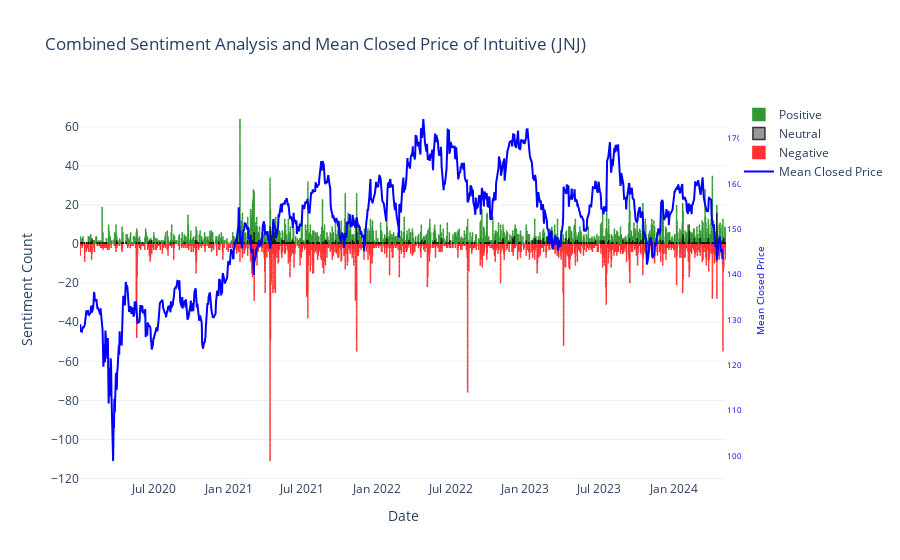

The notebook cell saved with this chart:
### Markdown cell above
### Johnson & Johnson

### Code cell
company = 'JNJ'

# Query data from database
senti_query = f"SELECT a.pub_date, s.sentiment_from_ctext, s.sentiment_from_keyword FROM article a, sentiment s WHERE a.id = s.article_id AND a.search_keyword = '{company}'"
df_senti = pd.read_sql(senti_query, conn)

# Fetch stock price data
ticker_symbol = company
start_date = '2020-01-01'
end_date = '2024-05-01'
stock_data = yf.download(ticker_symbol, start=start_date, end=end_date)

# Calculate mean closed price by date
mean_closed_price = stock_data['Adj Close'].groupby(stock_data.index.date).mean()

# Prepare data. count sentiment analysis
dates = df_senti['pub_date']
positive = df_senti['sentiment_from_ctext'].apply(lambda x: 1 if x == 'positive' else 0) + df_senti['sentiment_from_keyword'].apply(lambda x: 1 if x == 'positive' else 0)
neutral = df_senti['sentiment_from_ctext'].apply(lambda x: 1 if x == 'neutral' else 0) + df_senti['sentiment_from_keyword'].apply(lambda x: 1 if x == 'neutral' else 0)
negative = df_senti['sentiment_from_ctext'].apply(lambda x: 1 if x == 'negative' else 0) + df_senti['sentiment_from_keyword'].apply(lambda x: 1 if x == 'negative' else 0)


# Create Plotly figure
fig = go.Figure()

# Add traces for positive, neutral, and negative sentiments
fig.add_trace(go.Bar(
    x=dates,
    y=positive,
    name='Positive',
    marker_color='green',
    width=0.4,
    opacity=0.8,
    marker_line_width=1.5,
    marker_line_color='green',
    offsetgroup=0,
    # yaxis='y2'
))

fig.add_trace(go.Bar(
    x=dates,
    y=neutral,
    name='Neutral',
    marker_color='gray',
    width=0.4,
    opacity=0.8,
    marker_line_width=1.5,
    marker_line_color='black',
    offsetgroup=0,
    # yaxis='y2'
))

fig.add_trace(go.Bar(
    x=dates,
    y=-negative,  # Negative sentiment is shown below the baseline
    name='Negative',
    marker_color='red',
    width=0.4,
    opacity=0.8,
    marker_line_width=1.5,
    marker_line_color='red',
    offsetgroup=0,
    # yaxis='y2'
))

# Add trace for mean closed price
fig.add_trace(go.Scatter(
    x=mean_closed_price.index,
    y=mean_closed_price,
    mode='lines',
    name='Mean Closed Price',
    line=dict(color='blue', width=2),
    yaxis='y2'
))

# Update layout to combine both plots and adjust y-axis range
fig.update_layout(
    title=f'Combined Sentiment Analysis and Mean Closed Price of Intuitive ({company})',
    xaxis_title='Date',
    yaxis_title='Sentiment Count',
    yaxis2=dict(
        title='Mean Closed Price',
        overlaying='y',
        side='right',
        showgrid=False,
        titlefont=dict(
            color='blue',
            size=10
        ),
        tickfont=dict(
            color='blue',
            size=8
        )
    ),
    template='plotly_white',

)

# Show the plot
fig.show()

### Figure 1 — Plotly figure (JSON) as saved in the notebook; plotly's stock layout.template omitted (floating-point values rounded to 4 significant figures; data arrays with more than 128 entries replaced by an {"elided": "..."} marker saying what was removed)
{"data": [{"marker": {"color": "green", "line": {"color": "green", "width": 1.5}}, "name": "Positive", "offsetgroup": "0", "opacity": 0.8, "type": "bar", "width": 0.4, "x": {"elided": "5290 str values"}, "y": {"elided": "5290 int values"}}, {"marker": {"color": "gray", "line": {"color": "black", "width": 1.5}}, "name": "Neutral", "offsetgroup": "0", "opacity": 0.8, "type": "bar", "width": 0.4, "x": {"elided": "5290 str values"}, "y": {"elided": "5290 int values"}}, {"marker": {"color": "red", "line": {"color": "red", "width": 1.5}}, "name": "Negative", "offsetgroup": "0", "opacity": 0.8, "type": "bar", "width": 0.4, "x": {"elided": "5290 str values"}, "y": {"elided": "5290 int values"}}, {"line": {"color": "blue", "width": 2}, "mode": "lines", "name": "Mean Closed Price", "type": "scatter", "x": {"elided": "1089 str values"}, "y": {"elided": "1089 float values"}, "yaxis": "y2"}], "layout": {"title": {"text": "Combined Sentiment Analysis and Mean Closed Price of Intuitive (JNJ)"}, "xaxis": {"title": {"text": "Date"}}, "yaxis": {"title": {"text": "Sentiment Count"}}, "yaxis2": {"overlaying": "y", "showgrid": false, "side": "right", "tickfont": {"color": "blue", "size": 8}, "title": {"font": {"color": "blue", "size": 10}, "text": "Mean Closed Price"}}}}
